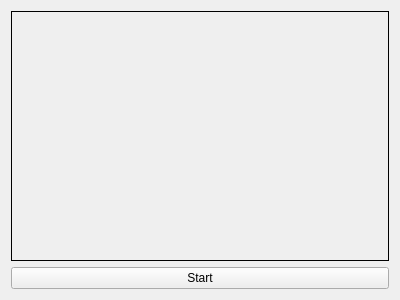
<?xml version="1.0" encoding="UTF-8"?>
<ui version="4.0">
 <class>frmmain</class>
 <widget class="QMainWindow" name="frmmain">
  <property name="geometry">
   <rect>
    <x>0</x>
    <y>0</y>
    <width>400</width>
    <height>300</height>
   </rect>
  </property>
  <property name="windowTitle">
   <string>frmmain</string>
  </property>
  <widget class="QWidget" name="centralWidget">
   <layout class="QGridLayout" name="gridLayout_2" rowstretch="0">
    <item row="0" column="0">
     <layout class="QGridLayout" name="gridLayout">
      <item row="0" column="0">
       <widget class="QLabel" name="lblOriginal">
        <property name="autoFillBackground">
         <bool>true</bool>
        </property>
        <property name="frameShape">
         <enum>QFrame::Box</enum>
        </property>
        <property name="text">
         <string/>
        </property>
        <property name="alignment">
         <set>Qt::AlignCenter</set>
        </property>
       </widget>
      </item>
      <item row="1" column="0">
       <widget class="QPushButton" name="btnStart">
        <property name="text">
         <string>Start</string>
        </property>
       </widget>
      </item>
     </layout>
    </item>
   </layout>
  </widget>
 </widget>
 <layoutdefault spacing="6" margin="11"/>
 <resources/>
 <connections/>
</ui>
